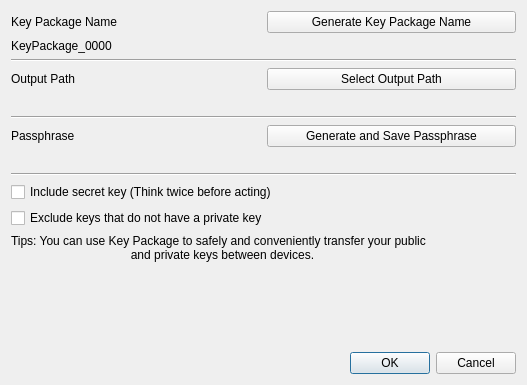
<?xml version="1.0" encoding="UTF-8"?>
<ui version="4.0">
    <class>exportKeyPackageDialog</class>
    <widget class="QDialog" name="exportKeyPackageDialog">
        <property name="geometry">
            <rect>
                <x>0</x>
                <y>0</y>
                <width>527</width>
                <height>385</height>
            </rect>
        </property>
        <property name="windowTitle">
            <string>Export As Key Package</string>
        </property>
        <layout class="QGridLayout" name="gridLayout">
            <item row="1" column="0">
                <widget class="QDialogButtonBox" name="button_box_">
                    <property name="orientation">
                        <enum>Qt::Horizontal</enum>
                    </property>
                    <property name="standardButtons">
                        <set>QDialogButtonBox::Cancel|QDialogButtonBox::Ok</set>
                    </property>
                </widget>
            </item>
            <item row="0" column="0">
                <layout class="QVBoxLayout" name="verticalLayout">
                    <item>
                        <layout class="QHBoxLayout" name="horizontalLayout_3">
                            <item>
                                <widget class="QLabel" name="nameLabel">
                                    <property name="text">
                                        <string>Key Package Name</string>
                                    </property>
                                </widget>
                            </item>
                            <item>
                                <widget class="QPushButton" name="gnerateNameButton">
                                    <property name="text">
                                        <string>Generate Key Package Name</string>
                                    </property>
                                </widget>
                            </item>
                        </layout>
                    </item>
                    <item>
                        <widget class="QLabel" name="nameValueLabel">
                            <property name="text">
                                <string>KeyPackage_0000</string>
                            </property>
                        </widget>
                    </item>
                    <item>
                        <widget class="Line" name="line_2">
                            <property name="orientation">
                                <enum>Qt::Horizontal</enum>
                            </property>
                        </widget>
                    </item>
                    <item>
                        <layout class="QHBoxLayout" name="horizontalLayout">
                            <item>
                                <widget class="QLabel" name="selectOutputPathLabel">
                                    <property name="text">
                                        <string>Output Path</string>
                                    </property>
                                </widget>
                            </item>
                            <item>
                                <widget class="QPushButton" name="setOutputPathButton">
                                    <property name="text">
                                        <string>Select Output Path</string>
                                    </property>
                                </widget>
                            </item>
                        </layout>
                    </item>
                    <item>
                        <widget class="QLabel" name="outputPathLabel">
                            <property name="text">
                                <string/>
                            </property>
                            <property name="wordWrap">
                                <bool>true</bool>
                            </property>
                        </widget>
                    </item>
                    <item>
                        <widget class="Line" name="line">
                            <property name="orientation">
                                <enum>Qt::Horizontal</enum>
                            </property>
                        </widget>
                    </item>
                    <item>
                        <layout class="QHBoxLayout" name="horizontalLayout_2">
                            <item>
                                <widget class="QLabel" name="passphraseLabel">
                                    <property name="text">
                                        <string>Passphrase</string>
                                    </property>
                                </widget>
                            </item>
                            <item>
                                <widget class="QPushButton" name="generatePassphraseButton">
                                    <property name="text">
                                        <string>Generate and Save Passphrase</string>
                                    </property>
                                </widget>
                            </item>
                        </layout>
                    </item>
                    <item>
                        <widget class="QLabel" name="passphraseValueLabel">
                            <property name="text">
                                <string/>
                            </property>
                            <property name="wordWrap">
                                <bool>true</bool>
                            </property>
                        </widget>
                    </item>
                    <item>
                        <widget class="Line" name="line_3">
                            <property name="orientation">
                                <enum>Qt::Horizontal</enum>
                            </property>
                        </widget>
                    </item>
                    <item>
                        <widget class="QCheckBox" name="includeSecretKeyCheckBox">
                            <property name="text">
                                <string>Include secret key (Think twice before acting)</string>
                            </property>
                        </widget>
                    </item>
                    <item>
                        <widget class="QCheckBox" name="noPublicKeyCheckBox">
                            <property name="text">
                                <string>Exclude keys that do not have a private key</string>
                            </property>
                        </widget>
                    </item>
                    <item>
                        <widget class="QLabel" name="tipsLabel">
                            <property name="text">
                                <string>Tips: You can use Key Package to safely and conveniently transfer your public
                                    and private keys between devices.
                                </string>
                            </property>
                            <property name="wordWrap">
                                <bool>true</bool>
                            </property>
                        </widget>
                    </item>
                    <item>
                        <spacer name="verticalSpacer">
                            <property name="orientation">
                                <enum>Qt::Vertical</enum>
                            </property>
                            <property name="sizeHint" stdset="0">
                                <size>
                                    <width>20</width>
                                    <height>40</height>
                                </size>
                            </property>
                        </spacer>
                    </item>
                </layout>
            </item>
        </layout>
    </widget>
    <resources/>
    <connections>
        <connection>
            <sender>button_box_</sender>
            <signal>accepted()</signal>
            <receiver>exportKeyPackageDialog</receiver>
            <slot>accept()</slot>
            <hints>
                <hint type="sourcelabel">
                    <x>248</x>
                    <y>254</y>
                </hint>
                <hint type="destinationlabel">
                    <x>157</x>
                    <y>274</y>
                </hint>
            </hints>
        </connection>
        <connection>
            <sender>button_box_</sender>
            <signal>rejected()</signal>
            <receiver>exportKeyPackageDialog</receiver>
            <slot>reject()</slot>
            <hints>
                <hint type="sourcelabel">
                    <x>316</x>
                    <y>260</y>
                </hint>
                <hint type="destinationlabel">
                    <x>286</x>
                    <y>274</y>
                </hint>
            </hints>
        </connection>
    </connections>
</ui>
